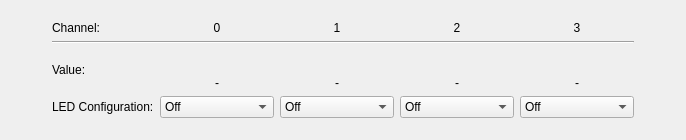
<?xml version="1.0" encoding="UTF-8"?>
<ui version="4.0">
 <class>IndustrialDigitalIn4V2</class>
 <widget class="QWidget" name="IndustrialDigitalIn4V2">
  <property name="geometry">
   <rect>
    <x>0</x>
    <y>0</y>
    <width>686</width>
    <height>140</height>
   </rect>
  </property>
  <property name="windowTitle">
   <string>Form</string>
  </property>
  <layout class="QVBoxLayout" name="verticalLayout">
   <item>
    <spacer name="verticalSpacer_2">
     <property name="orientation">
      <enum>Qt::Vertical</enum>
     </property>
     <property name="sizeHint" stdset="0">
      <size>
       <width>20</width>
       <height>40</height>
      </size>
     </property>
    </spacer>
   </item>
   <item>
    <layout class="QGridLayout" name="gridLayout">
     <item row="4" column="2">
      <widget class="QComboBox" name="cbox_cs0_cfg">
       <property name="sizePolicy">
        <sizepolicy hsizetype="Expanding" vsizetype="Fixed">
         <horstretch>0</horstretch>
         <verstretch>0</verstretch>
        </sizepolicy>
       </property>
       <item>
        <property name="text">
         <string>Off</string>
        </property>
       </item>
       <item>
        <property name="text">
         <string>On</string>
        </property>
       </item>
       <item>
        <property name="text">
         <string>Heartbeat</string>
        </property>
       </item>
       <item>
        <property name="text">
         <string>Channel Status</string>
        </property>
       </item>
      </widget>
     </item>
     <item row="0" column="2">
      <widget class="QLabel" name="lbl_stat_ch0">
       <property name="sizePolicy">
        <sizepolicy hsizetype="Expanding" vsizetype="Preferred">
         <horstretch>0</horstretch>
         <verstretch>0</verstretch>
        </sizepolicy>
       </property>
       <property name="text">
        <string>&lt;html&gt;&lt;head/&gt;&lt;body&gt;&lt;p&gt;0&lt;/p&gt;&lt;/body&gt;&lt;/html&gt;</string>
       </property>
       <property name="textFormat">
        <enum>Qt::RichText</enum>
       </property>
       <property name="alignment">
        <set>Qt::AlignCenter</set>
       </property>
      </widget>
     </item>
     <item row="2" column="6">
      <spacer name="horizontalSpacer_2">
       <property name="orientation">
        <enum>Qt::Horizontal</enum>
       </property>
       <property name="sizeHint" stdset="0">
        <size>
         <width>40</width>
         <height>20</height>
        </size>
       </property>
      </spacer>
     </item>
     <item row="1" column="1" colspan="5">
      <widget class="Line" name="line">
       <property name="orientation">
        <enum>Qt::Horizontal</enum>
       </property>
      </widget>
     </item>
     <item row="3" column="2">
      <widget class="QLabel" name="lbl_stat_v_ch0">
       <property name="sizePolicy">
        <sizepolicy hsizetype="Expanding" vsizetype="Preferred">
         <horstretch>0</horstretch>
         <verstretch>0</verstretch>
        </sizepolicy>
       </property>
       <property name="text">
        <string>-</string>
       </property>
       <property name="alignment">
        <set>Qt::AlignCenter</set>
       </property>
      </widget>
     </item>
     <item row="0" column="3">
      <widget class="QLabel" name="lbl_stat_ch1">
       <property name="sizePolicy">
        <sizepolicy hsizetype="Expanding" vsizetype="Preferred">
         <horstretch>0</horstretch>
         <verstretch>0</verstretch>
        </sizepolicy>
       </property>
       <property name="text">
        <string>&lt;html&gt;&lt;head/&gt;&lt;body&gt;&lt;p&gt;1&lt;/p&gt;&lt;/body&gt;&lt;/html&gt;</string>
       </property>
       <property name="textFormat">
        <enum>Qt::RichText</enum>
       </property>
       <property name="alignment">
        <set>Qt::AlignCenter</set>
       </property>
      </widget>
     </item>
     <item row="0" column="5">
      <widget class="QLabel" name="lbl_stat_ch3">
       <property name="sizePolicy">
        <sizepolicy hsizetype="Expanding" vsizetype="Preferred">
         <horstretch>0</horstretch>
         <verstretch>0</verstretch>
        </sizepolicy>
       </property>
       <property name="text">
        <string>&lt;html&gt;&lt;head/&gt;&lt;body&gt;&lt;p&gt;3&lt;/p&gt;&lt;/body&gt;&lt;/html&gt;</string>
       </property>
       <property name="textFormat">
        <enum>Qt::RichText</enum>
       </property>
       <property name="alignment">
        <set>Qt::AlignCenter</set>
       </property>
      </widget>
     </item>
     <item row="0" column="4">
      <widget class="QLabel" name="lbl_stat_ch2">
       <property name="sizePolicy">
        <sizepolicy hsizetype="Expanding" vsizetype="Preferred">
         <horstretch>0</horstretch>
         <verstretch>0</verstretch>
        </sizepolicy>
       </property>
       <property name="text">
        <string>&lt;html&gt;&lt;head/&gt;&lt;body&gt;&lt;p&gt;2&lt;/p&gt;&lt;/body&gt;&lt;/html&gt;</string>
       </property>
       <property name="textFormat">
        <enum>Qt::RichText</enum>
       </property>
       <property name="alignment">
        <set>Qt::AlignCenter</set>
       </property>
      </widget>
     </item>
     <item row="4" column="1">
      <widget class="QLabel" name="lbl_lc">
       <property name="sizePolicy">
        <sizepolicy hsizetype="Expanding" vsizetype="Preferred">
         <horstretch>0</horstretch>
         <verstretch>0</verstretch>
        </sizepolicy>
       </property>
       <property name="text">
        <string>LED Configuration:</string>
       </property>
      </widget>
     </item>
     <item row="4" column="3">
      <widget class="QComboBox" name="cbox_cs1_cfg">
       <property name="sizePolicy">
        <sizepolicy hsizetype="Expanding" vsizetype="Fixed">
         <horstretch>0</horstretch>
         <verstretch>0</verstretch>
        </sizepolicy>
       </property>
       <item>
        <property name="text">
         <string>Off</string>
        </property>
       </item>
       <item>
        <property name="text">
         <string>On</string>
        </property>
       </item>
       <item>
        <property name="text">
         <string>Heartbeat</string>
        </property>
       </item>
       <item>
        <property name="text">
         <string>Channel Status</string>
        </property>
       </item>
      </widget>
     </item>
     <item row="4" column="4">
      <widget class="QComboBox" name="cbox_cs2_cfg">
       <property name="sizePolicy">
        <sizepolicy hsizetype="Expanding" vsizetype="Fixed">
         <horstretch>0</horstretch>
         <verstretch>0</verstretch>
        </sizepolicy>
       </property>
       <item>
        <property name="text">
         <string>Off</string>
        </property>
       </item>
       <item>
        <property name="text">
         <string>On</string>
        </property>
       </item>
       <item>
        <property name="text">
         <string>Heartbeat</string>
        </property>
       </item>
       <item>
        <property name="text">
         <string>Channel Status</string>
        </property>
       </item>
      </widget>
     </item>
     <item row="2" column="2">
      <widget class="QLabel" name="lbl_stat_i_ch0">
       <property name="sizePolicy">
        <sizepolicy hsizetype="Expanding" vsizetype="Preferred">
         <horstretch>0</horstretch>
         <verstretch>0</verstretch>
        </sizepolicy>
       </property>
       <property name="text">
        <string/>
       </property>
       <property name="alignment">
        <set>Qt::AlignCenter</set>
       </property>
      </widget>
     </item>
     <item row="4" column="5">
      <widget class="QComboBox" name="cbox_cs3_cfg">
       <property name="sizePolicy">
        <sizepolicy hsizetype="Expanding" vsizetype="Fixed">
         <horstretch>0</horstretch>
         <verstretch>0</verstretch>
        </sizepolicy>
       </property>
       <item>
        <property name="text">
         <string>Off</string>
        </property>
       </item>
       <item>
        <property name="text">
         <string>On</string>
        </property>
       </item>
       <item>
        <property name="text">
         <string>Heartbeat</string>
        </property>
       </item>
       <item>
        <property name="text">
         <string>Channel Status</string>
        </property>
       </item>
      </widget>
     </item>
     <item row="3" column="4">
      <widget class="QLabel" name="lbl_stat_v_ch2">
       <property name="sizePolicy">
        <sizepolicy hsizetype="Expanding" vsizetype="Preferred">
         <horstretch>0</horstretch>
         <verstretch>0</verstretch>
        </sizepolicy>
       </property>
       <property name="text">
        <string>-</string>
       </property>
       <property name="alignment">
        <set>Qt::AlignCenter</set>
       </property>
      </widget>
     </item>
     <item row="0" column="1">
      <widget class="QLabel" name="label">
       <property name="text">
        <string>Channel:</string>
       </property>
      </widget>
     </item>
     <item row="2" column="4">
      <widget class="QLabel" name="lbl_stat_i_ch2">
       <property name="sizePolicy">
        <sizepolicy hsizetype="Expanding" vsizetype="Preferred">
         <horstretch>0</horstretch>
         <verstretch>0</verstretch>
        </sizepolicy>
       </property>
       <property name="text">
        <string/>
       </property>
       <property name="alignment">
        <set>Qt::AlignCenter</set>
       </property>
      </widget>
     </item>
     <item row="2" column="1" rowspan="2">
      <widget class="QLabel" name="label_2">
       <property name="sizePolicy">
        <sizepolicy hsizetype="Expanding" vsizetype="Preferred">
         <horstretch>0</horstretch>
         <verstretch>0</verstretch>
        </sizepolicy>
       </property>
       <property name="text">
        <string>Value:</string>
       </property>
      </widget>
     </item>
     <item row="2" column="3">
      <widget class="QLabel" name="lbl_stat_i_ch1">
       <property name="sizePolicy">
        <sizepolicy hsizetype="Expanding" vsizetype="Preferred">
         <horstretch>0</horstretch>
         <verstretch>0</verstretch>
        </sizepolicy>
       </property>
       <property name="text">
        <string/>
       </property>
       <property name="alignment">
        <set>Qt::AlignCenter</set>
       </property>
      </widget>
     </item>
     <item row="3" column="5">
      <widget class="QLabel" name="lbl_stat_v_ch3">
       <property name="sizePolicy">
        <sizepolicy hsizetype="Expanding" vsizetype="Preferred">
         <horstretch>0</horstretch>
         <verstretch>0</verstretch>
        </sizepolicy>
       </property>
       <property name="text">
        <string>-</string>
       </property>
       <property name="alignment">
        <set>Qt::AlignCenter</set>
       </property>
      </widget>
     </item>
     <item row="2" column="5">
      <widget class="QLabel" name="lbl_stat_i_ch3">
       <property name="sizePolicy">
        <sizepolicy hsizetype="Expanding" vsizetype="Preferred">
         <horstretch>0</horstretch>
         <verstretch>0</verstretch>
        </sizepolicy>
       </property>
       <property name="text">
        <string/>
       </property>
       <property name="alignment">
        <set>Qt::AlignCenter</set>
       </property>
      </widget>
     </item>
     <item row="3" column="3">
      <widget class="QLabel" name="lbl_stat_v_ch1">
       <property name="sizePolicy">
        <sizepolicy hsizetype="Expanding" vsizetype="Preferred">
         <horstretch>0</horstretch>
         <verstretch>0</verstretch>
        </sizepolicy>
       </property>
       <property name="text">
        <string>-</string>
       </property>
       <property name="alignment">
        <set>Qt::AlignCenter</set>
       </property>
      </widget>
     </item>
     <item row="2" column="0">
      <spacer name="horizontalSpacer">
       <property name="orientation">
        <enum>Qt::Horizontal</enum>
       </property>
       <property name="sizeHint" stdset="0">
        <size>
         <width>40</width>
         <height>20</height>
        </size>
       </property>
      </spacer>
     </item>
    </layout>
   </item>
   <item>
    <spacer name="verticalSpacer">
     <property name="orientation">
      <enum>Qt::Vertical</enum>
     </property>
     <property name="sizeHint" stdset="0">
      <size>
       <width>20</width>
       <height>40</height>
      </size>
     </property>
    </spacer>
   </item>
  </layout>
 </widget>
 <resources/>
 <connections/>
</ui>
